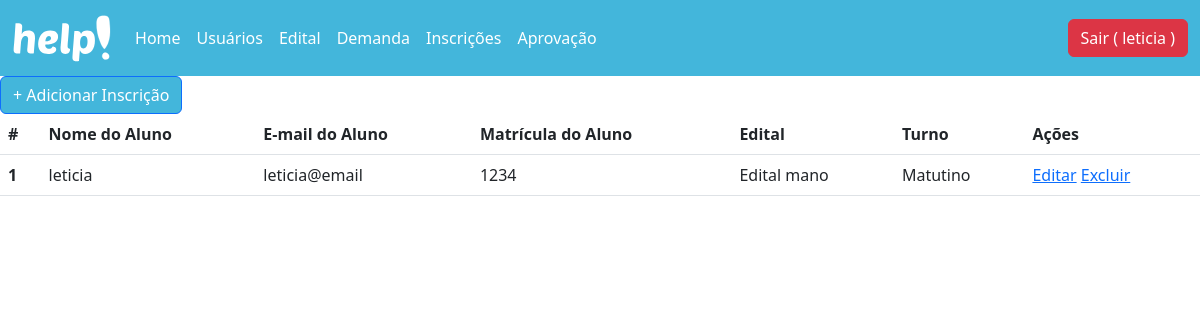
/inscricao/recovery (signed in), run on an earlier commit of the app's database.
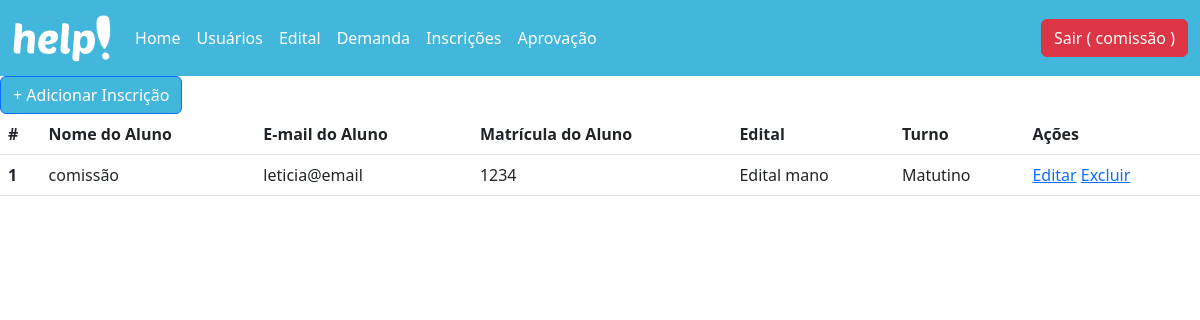
And on a later commit of the database.
### database/models.py (models this page shows, shortened)
class Usuario(db.Model, UserMixin):
  __tablename__= "usuario"
  id = db.Column(db.Integer, primary_key = True)
  nome = db.Column(db.String(100))
  email = db.Column(db.String(100))
  matricula = db.Column(db.String(100))
  senha = db.Column(db.String(100))
  admin = db.Column(db.Boolean)
  professor = db.Column(db.Boolean)

class Inscricao(db.Model):
  id = db.Column(db.Integer, primary_key = True)
  id_usuario = db.Column(db.Integer, db.ForeignKey('usuario.matricula'))
  id_edital = db.Column(db.Integer, db.ForeignKey('edital.id'))
  turno = db.Column(db.String(100))
  usuario = db.relationship('Usuario', foreign_keys=id_usuario)
  edital = db.relationship('Edital', foreign_keys=id_edital)

class Edital(db.Model):
  __tablename__= "edital"
  id = db.Column(db.Integer, primary_key = True)
  titulo = db.Column(db.String(100))
  paragrafo = db.Column(db.String(100))
  link = db.Column(db.String(100))

### controllers/inscricao.py (the view)
@bp_inscricao.route('/recovery')
@login_required
def recovery():
  inscricao = Inscricao.query.all()
  return render_template('inscricao_recovery.html', inscricao=inscricao)

### controllers/usuario.py (called while the page is built)
@lm.user_loader
def load_user(id):
  usuario = Usuario.query.filter_by(id=id).first()
  return usuario

### templates/inscricao_recovery.html
{% extends 'header.html' %}
{% block container %}
<a href="/inscricao/create" class="btn btn-primary" style="background-color: #43B6DB !important">+ Adicionar Inscrição</a>
  <table class="table">
    <thead>
      <tr>
        <th scope="col">#</th>
        <th scope="col">Nome do Aluno</th>
        <th scope="col">E-mail do Aluno</th>
        <th scope="col">Matrícula do Aluno</th>
        <th scope="col">Edital</th>
        <th scope="col">Turno</th>
        {% if current_user.admin %}
        <th scope="col">Ações</th>
        {% endif %}
      </tr>
    </thead>
    <tbody>
      {% for i in inscricao %}
        <tr>
          <th scope="row">{{i.id}}</th>
          <td>{{i.usuario.nome}}</td>
          <td>{{i.usuario.email}}</td>
          <td>{{i.usuario.matricula}}</td>
          <td>{{i.edital.titulo}}</td>
          <td>{{i.turno}}</td>
        {% if current_user.admin %}
          <td>
            <a href="/inscricao/update/{{i.id}}">Editar</a>
				    <a href="/inscricao/delete/{{i.id}}">Excluir</a>
          </td>
        {% endif %}
        </tr>
	    {% endfor %}
    </tbody>
  </table>
{% endblock %}

### templates/header.html (shortened to what this page needs)
<!DOCTYPE html>
<html lang="pt-br">
<head>
  <link href="https://cdn.jsdelivr.net/npm/bootstrap@5.3.0-alpha1/dist/css/bootstrap.min.css" rel="stylesheet">
  <link rel="stylesheet" href="/static/header.css">
</head>
<body>
<nav class="navbar navbar-expand-lg bg-body-tertiary" style="background-color: #43B6DB !important;">
  <div class="container-fluid">
    <a class="navbar-brand" href="/usuarios/dashboard"><img src="/static/assets/help.svg" alt="..." height="50vh"></a>
    <div class="collapse navbar-collapse" id="navbarSupportedContent">
      <ul class="navbar-nav me-auto mb-2 mb-lg-0">
        <li class="nav-item">
          <a class="nav-link active" aria-current="page" href="/usuarios/dashboard">Home</a>
        </li>
        {% if current_user.admin %}
        <li class="nav-item">
          <a class="nav-link" href="/usuarios/recovery">Usuários</a>
        </li>
        {% endif %}
        {% if current_user.admin %}
        <li class="nav-item">
          <a class="nav-link" href="/edital/recovery">Edital</a>
        </li>
        {% endif %}
        {% if current_user.professor %}
        <li class="nav-item">
          <a class="nav-link" href="/demanda/recovery">Demanda</a>
        </li>
        {% endif %}
        {% if current_user.professor %}
        <li class="nav-item">
          <a class="nav-link" href="/inscricao/recovery">Inscrições</a>
        </li>
        {% endif %}
        {% if current_user.professor %}
        <li class="nav-item">
          <a class="nav-link" href="/aprovacao/recovery">Aprovação</a>
        </li>
        {% endif %}
      </ul>
      <form class="d-flex" role="search">
        <a href="{{url_for('usuarios.logoff')}}" class="btn btn-danger" id="button-sair">Sair ( {{current_user.nome}} )</a>
      </form>
    </div>
  </div>
</nav>
  {% block container %}
  {% endblock %}
</body>
</html>

What changed in the data, as far as the page shows it:
changed Usuario: nome "leticia" → "comissão"
changed through a linked row, Inscricao "Matutino": usuario.nome "leticia" → "comissão"
